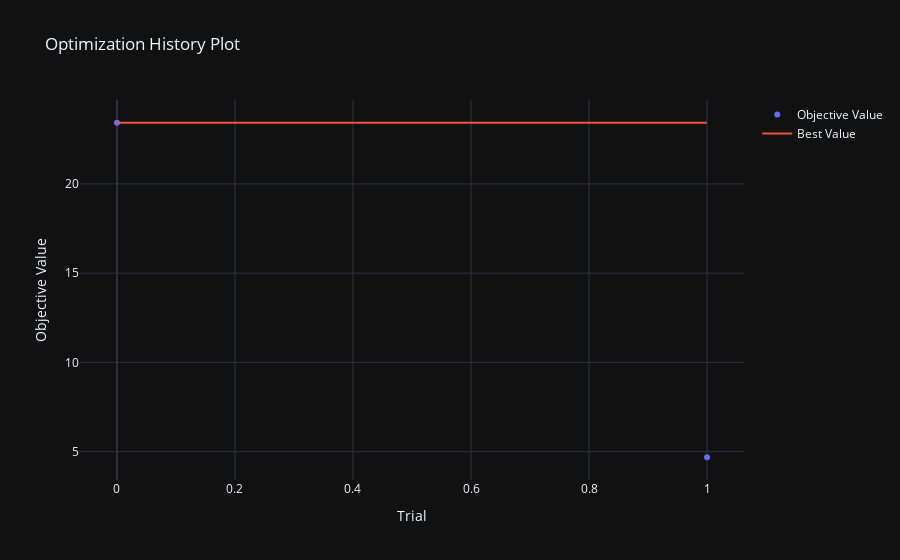
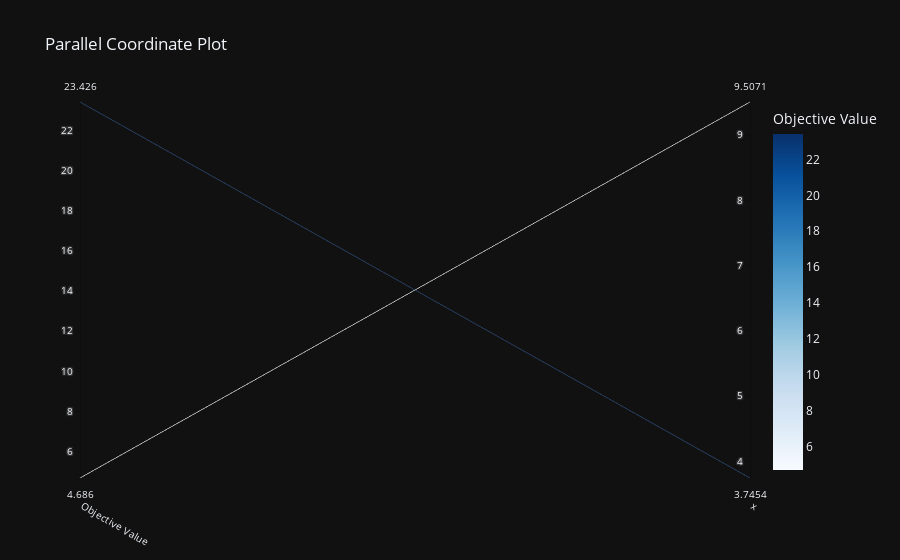
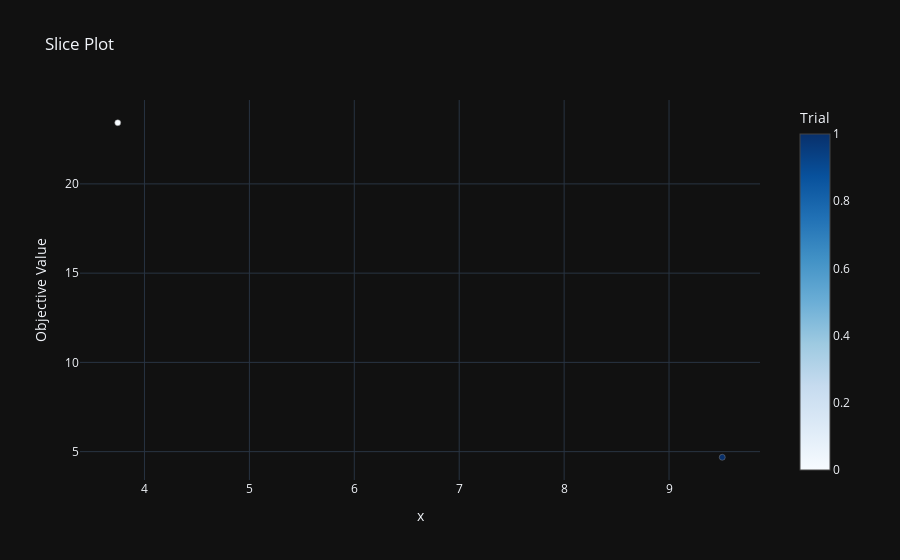

Source (notebook cell) for these figures, in order:
### Code cell
# Generate the plots
plotly.io.templates.default = "plotly_dark"
# optimization history plot
optimization_history = optuna.visualization.plot_optimization_history(study)
optimization_history.show()
# parallel coordinate plot
parallel_coordinate = optuna.visualization.plot_parallel_coordinate(study)
parallel_coordinate.show()
# slice plot
slice_plot = optuna.visualization.plot_slice(study)
slice_plot.show()

### Figure 1 — Plotly figure (JSON) as saved in the notebook; plotly's stock layout.template omitted (floating-point values rounded to 4 significant figures)
{"data": [{"mode": "markers", "name": "Objective Value", "type": "scatter", "x": [0, 1], "y": [23.43, 4.686]}, {"mode": "lines", "name": "Best Value", "type": "scatter", "x": [0, 1], "y": [23.43, 23.43]}, {"marker": {"color": "#cccccc"}, "mode": "markers", "name": "Infeasible Trial", "showlegend": false, "type": "scatter", "x": [], "y": []}], "layout": {"title": {"text": "Optimization History Plot"}, "xaxis": {"title": {"text": "Trial"}}, "yaxis": {"title": {"text": "Objective Value"}}}}

### Figure 2 — Plotly figure (JSON) as saved in the notebook; plotly's stock layout.template omitted (floating-point values rounded to 4 significant figures)
{"data": [{"dimensions": [{"label": "Objective Value", "range": [4.686, 23.43], "values": [23.43, 4.686]}, {"label": "x", "range": [3.745, 9.507], "values": [3.745, 9.507]}], "labelangle": 30, "labelside": "bottom", "line": {"color": [23.43, 4.686], "colorbar": {"title": {"text": "Objective Value"}}, "colorscale": [[0, "rgb(247,251,255)"], [0.125, "rgb(222,235,247)"], [0.25, "rgb(198,219,239)"], [0.375, "rgb(158,202,225)"], [0.5, "rgb(107,174,214)"], [0.625, "rgb(66,146,198)"], [0.75, "rgb(33,113,181)"], [0.875, "rgb(8,81,156)"], [1, "rgb(8,48,107)"]], "reversescale": false, "showscale": true}, "type": "parcoords"}], "layout": {"title": {"text": "Parallel Coordinate Plot"}}}

### Figure 3 — Plotly figure (JSON) as saved in the notebook; plotly's stock layout.template omitted (floating-point values rounded to 4 significant figures)
{"data": [{"marker": {"color": [0, 1], "colorbar": {"title": {"text": "Trial"}, "x": 1, "xpad": 40}, "colorscale": [[0, "rgb(247,251,255)"], [0.125, "rgb(222,235,247)"], [0.25, "rgb(198,219,239)"], [0.375, "rgb(158,202,225)"], [0.5, "rgb(107,174,214)"], [0.625, "rgb(66,146,198)"], [0.75, "rgb(33,113,181)"], [0.875, "rgb(8,81,156)"], [1, "rgb(8,48,107)"]], "line": {"color": "Grey", "width": 0.5}}, "mode": "markers", "name": "Feasible Trial", "showlegend": false, "type": "scatter", "x": [3.745, 9.507], "y": [23.43, 4.686]}], "layout": {"title": {"text": "Slice Plot"}, "xaxis": {"title": {"text": "x"}}, "yaxis": {"title": {"text": "Objective Value"}}}}
